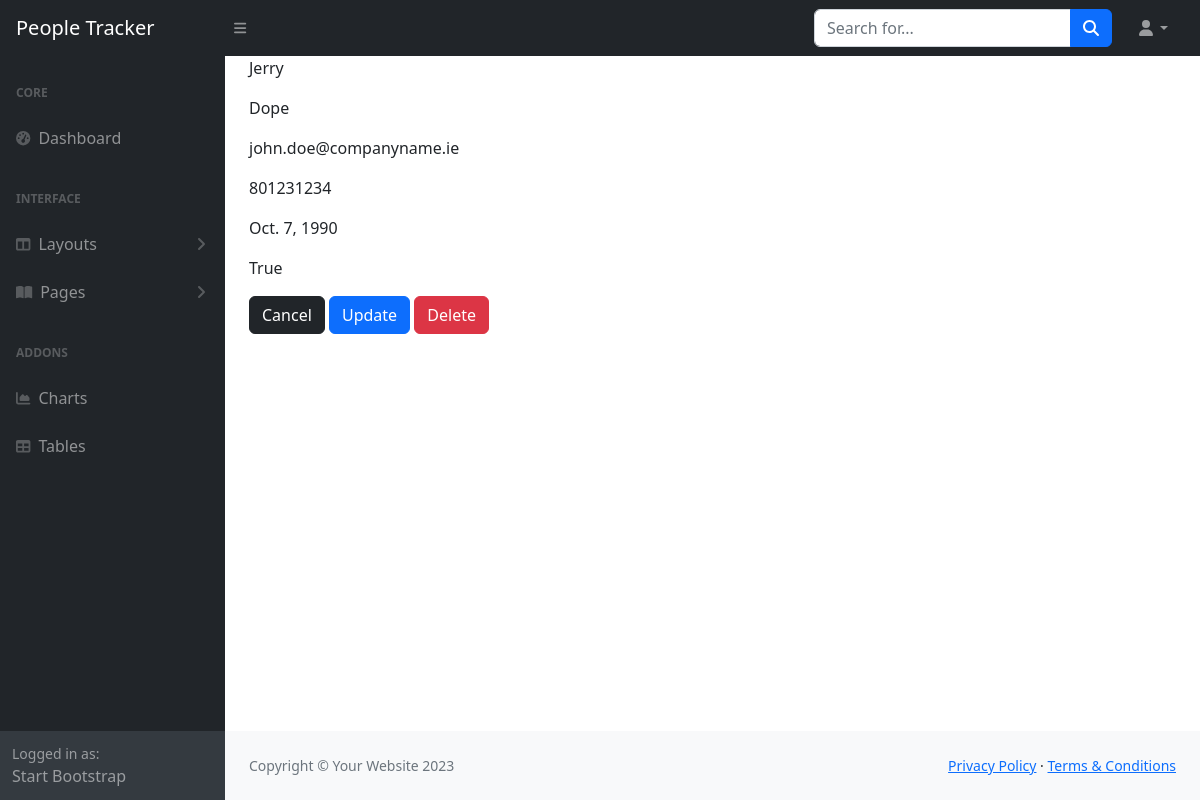
Page /people_management/people/1/ on the committed database.
### people_management/models.py (models this page shows, shortened)
class Person(models.Model):
    first_name = models.CharField(max_length = 50)
    last_name = models.CharField(max_length = 50)
    email = models.EmailField(max_length = 255)
    phone_number = models.IntegerField()
    date_of_birth = models.DateField()
    active = models.BooleanField(default=False)

### people_management/views.py (the view)
# urls.py: path('people/<int:pk>/', views.ViewPersonDetails.as_view(), name='view_person'),
class ViewPersonDetails(DetailView):
    model = Person
    context_object_name = 'person'

### people_management/templates/people_management/person_detail.html
{% extends 'dashboard/base.html'%}
{% block content %}
    <p>{{person.first_name}}</p>
    <p>{{person.last_name}}</p>
    <p>{{person.email}}</p>
    <p>{{person.phone_number}}</p>
    <p>{{person.date_of_birth}}</p>
    <p>{{person.active}}</p>
    <a href="{% url 'people' %}" class='btn btn-dark'>Cancel</a>
    <a href="{% url 'update_person' pk=person.id %}" class='btn btn-primary'>Update</a>
    <a href="{% url 'delete_person' pk=person.id %}" class='btn btn-danger'>Delete</a>
{% endblock %}

### rows in the picture
Person: first_name "Jerry", last_name "Dope", email "john.doe@companyname.ie", phone_number "801231234", date_of_birth "Oct. 7, 1990", active "True"
